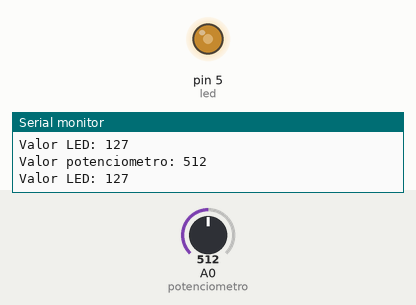
Recording of a sketch running on a simulated Arduino Uno, built with avr-gcc and run on an emulated ATmega328P. Parts: output pins drawn as LEDs (lit = HIGH), the last lines printed to the serial monitor. Inputs (shaded band) come from the test bench; at power-on: A0 (potenciometro) = 512.

Above: at 1.8 s.
1.9 s: A0 (potenciometro) set to 716
At 2.7 s:
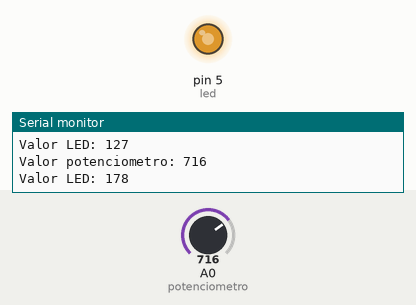
3.5 s: A0 (potenciometro) set to 900
At 4.3 s:
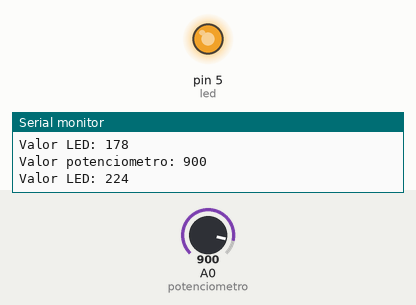
5.5 s: A0 (potenciometro) set to 122
At 7.1 s:
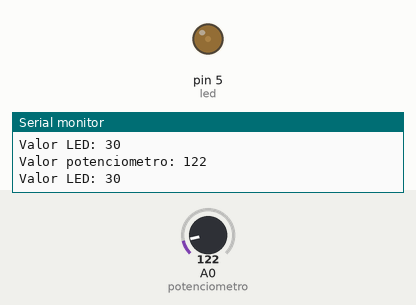
7.5 s: A0 (potenciometro) set to 0
At 8.6 s:
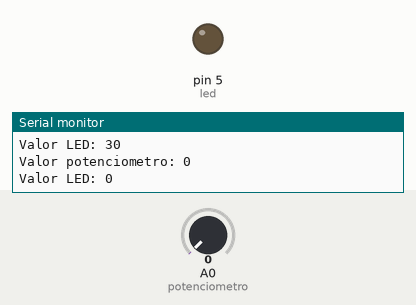
9.5 s: A0 (potenciometro) set to 511
At 11.4 s:
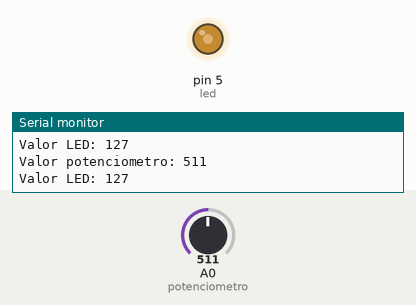
Timing chart, 0 to 12.5 s (numbered marks = the images above; inputs shaded):
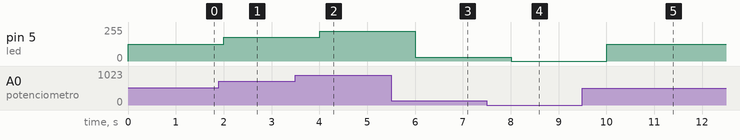

Measured:
- after the input at 1.9 s, pin 5 (led): 127/255 → 178/255 after 0.10 s
- after the input at 3.5 s, pin 5 (led): 178/255 → 224/255 after 0.50 s
- after the input at 5.5 s, pin 5 (led): 224/255 → 30/255 after 0.51 s
- after the input at 7.5 s, pin 5 (led): 30/255 → 0/255 after 0.51 s
- after the input at 9.5 s, pin 5 (led): 0/255 → 127/255 after 0.51 s

The sketch:

Manipulacion_de_LED_con_Potenciometro.ino
```cpp
// Arquitectura de Computadoras II
// @author: Jonathan Raí Samines Solares
// @carnet: 6590-13-3813
// Manipulación de LED's utilizando un potenciometro como parametro de entrada
// Se enciende/apaga un LED de acuerdo al valor indicado por el potenciometro

const int potenciometro = A0;
const int led = 5;

void setup() {
  // configuramos el LED como pin de salida
  pinMode(led, OUTPUT);

  // configuramos la impresion serial
  Serial.begin(9600);
}

void loop() {
  // leemos el valor analogico de intesidad de luz generado por la fotocelda
  int valorPotenciometro = analogRead(potenciometro);

  // mapeamos el valor variable de la fotocelda a un valor valido para el LED
  int intesidadLuzLED = map(valorPotenciometro, 0, 1024, 0, 255);

  // mostramos el valor de intesidad de luz en el LED
  // encendiendolo o apagandolo de acuerdo al valor del potenciometro
  analogWrite(led, intesidadLuzLED);

  // mostramos los valores de la fotocelda y del LED
  // en el puerto de impresion serial del arduino
  Serial.print("Valor potenciometro: ");
  Serial.println(valorPotenciometro);

  Serial.print("Valor LED: ");
  Serial.println(intesidadLuzLED);

  // esperamos por 1 segundo
  delay(1000);
}
```
